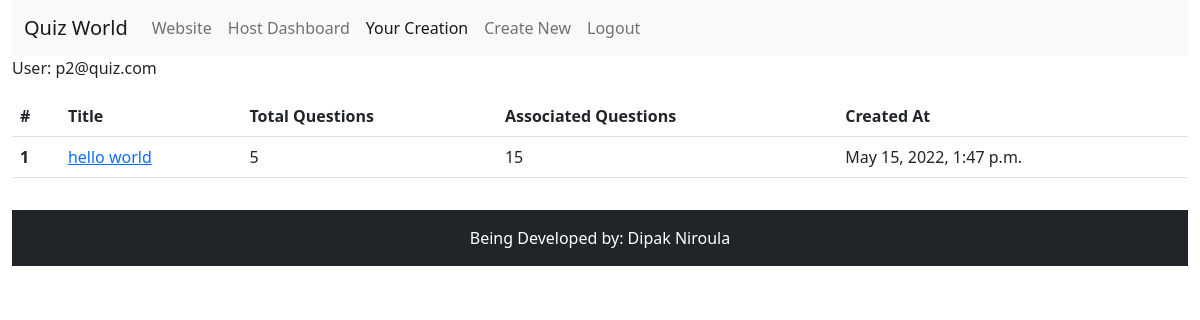
The page /hosts/quiz-list/ (signed in) on the database as committed earlier.
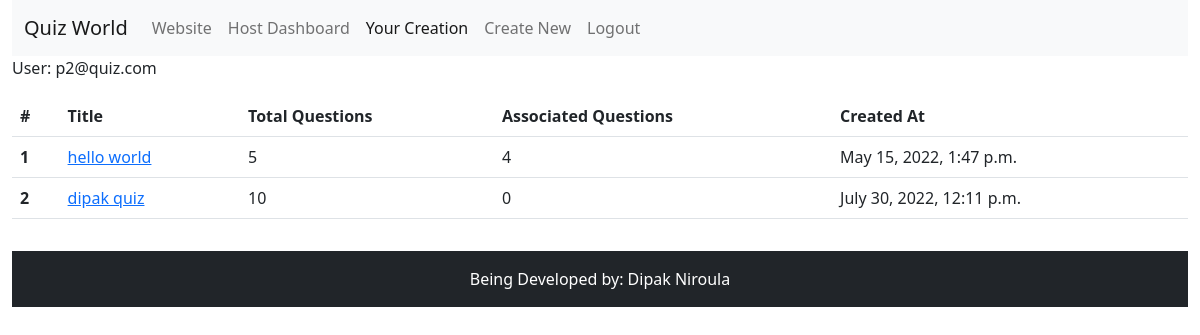
The same page on the database as committed later.
### quizapp/models.py (models this page shows, shortened)
class QuizSession(TimeStamp):
    title = models.CharField(max_length=200)
    unique_code = models.UUIDField(unique=True, default=uuid.uuid4)
    host_user = models.ForeignKey(HostUser, on_delete=models.CASCADE)
    total_questions = models.PositiveIntegerField()
    total_steps = models.PositiveIntegerField()
    show_result_immediately = models.BooleanField(default=True)
    is_time_bound = models.BooleanField(default=True)
    time_in_minutes = models.PositiveIntegerField(null=True, blank=True)
    start_together = models.BooleanField(default=False)
    submit_one_by_one = models.BooleanField(default=False)
    time_per_quiz_in_minutes = models.PositiveIntegerField(
        null=True, blank=True)
    allow_multiple_submission = models.BooleanField(default=False)
    is_public = models.BooleanField(default=False)

### quizapp/views.py (the view)
# urls.py: path("hosts/quiz-list/", HostQuizSessionListView.as_view(), name="hostquizsessionlist"),
class HostQuizSessionListView(HostUserMixin, View):
    template_name = "hosts/hostquizsessionlist.html"
    def get(self, request, *args, **kwargs):
        context = {
            "quiz_list": QuizSession.objects.filter(host_user=self.host)
        }
        return render(request, self.template_name, context)

### authapp/models.py (called while the page is built)
    def __str__(self):
        return self.email

### authapp/utils.py (called while the page is built)
def check_host(user):
    if HostUser.objects.filter(user=user).exists():
        return HostUser.objects.get(user=user)
    return None

### quizapp/views.py (called while the page is built)
    def dispatch(self, request, *args, **kwargs):
        if check_host(request.user):
            self.host = check_host(request.user)
        else:
            print("redirect to host participation create page so")
        return super().dispatch(request, *args, **kwargs)

### templates/hosts/hostquizsessionlist.html (shortened to what this page needs)
{% extends 'hosts/dashboardbase.html'%}
{% block quizsessionlistactive %}active{% endblock %}
{% block content %}
<div class="row">
    <div class="col-md-12">
        <table class="table">
            <thead>
                <tr>
                    <th scope="col">#</th>
                    <th scope="col">Title</th>
                    <th scope="col">Total Questions</th>
                    <th scope="col">Associated Questions</th>
                    <th scope="col">Created At</th>
                </tr>
            </thead>
            <tbody>
                {% for quiz in quiz_list %}
                <tr>
                    <th scope="row">{{forloop.counter}}</th>
                    <td><a href="{% url 'quizapp:hostquizsessiondetail' quiz.unique_code %}">{{quiz.title}}</a></td>
                    <td>{{quiz.total_questions}}</td>
                    <td>{{quiz.question_set.count}}</td>
                    <td>{{quiz.created_at}}</td>
                </tr>
                {% endfor %}
            </tbody>
        </table>
    </div>
</div>
{% endblock %}

Rows that differ between the two databases and show on the page:
changed QuizSession "hello world": question_set.count "15" → "4"
added QuizSession: title "dipak quiz", total_questions "10", question_set.count "0", created_at "July 30, 2022, 12:11 p.m."
